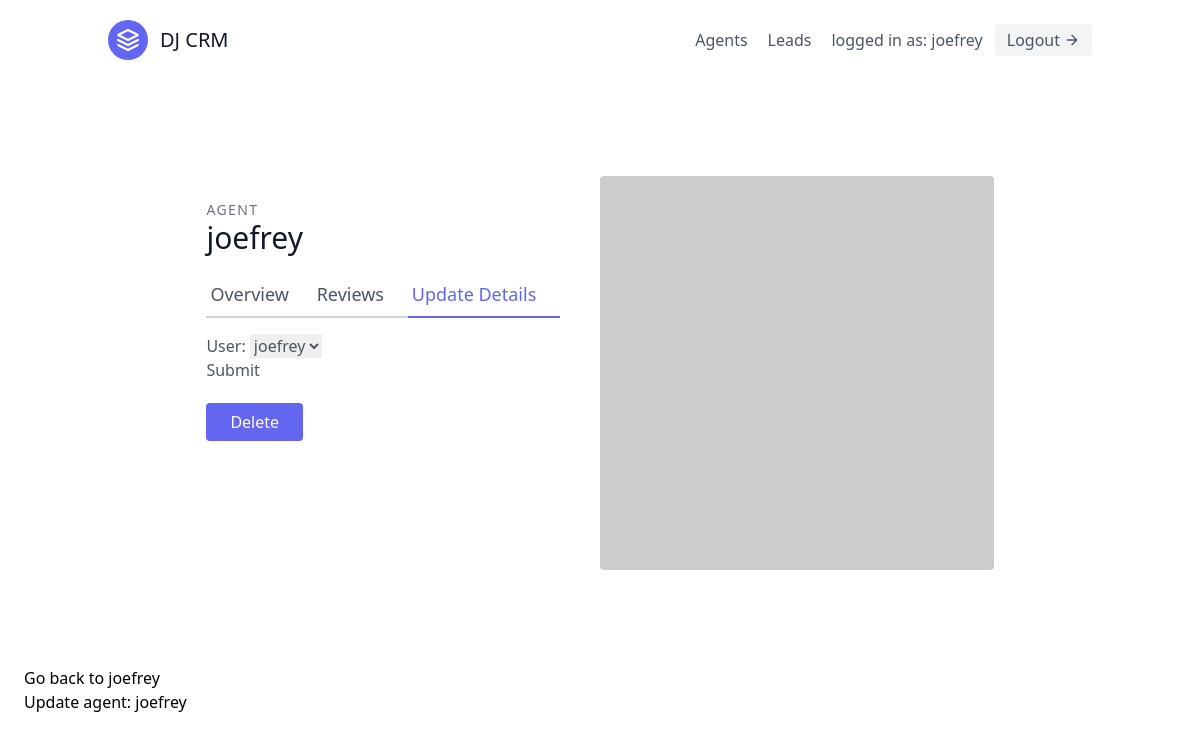
The page /agents/1/update (signed in) on the database its author committed.
### leads/models.py (models this page shows, shortened)
class User(AbstractUser):
  is_organizer = models.BooleanField(default=True)
  is_agent = models.BooleanField(default=False)

class Agent(models.Model):
  user = models.OneToOneField(User, on_delete=models.CASCADE)
  organization = models.ForeignKey(UserProfile, on_delete=models.CASCADE)

### agents/views.py (the view, shortened to what this page needs)
# urls.py: path('<int:pk>/update', AgentUpdateView.as_view(), name="agent-update"),
class AgentUpdateView(OrganizerLoginRequiredMixin, generic.UpdateView):
  template_name = "agents/agent_update.html"
  form_class = AgentModelForm
  def get_queryset(self):
    organization = self.request.user.userprofile
    return Agent.objects.filter(organization=organization)

### agents/forms.py
class AgentModelForm(forms.ModelForm):
  class Meta:
    model = Agent
    fields = [
      'user',
    ]

### agents/mixins.py (called while the page is built)
  def dispatch(self, request, *args, **kwargs):
    if not request.user.is_authenticated or not request.user.is_organizer:
      return redirect('leads:lead-list')
    return super().dispatch(request, *args, **kwargs)

### agents/templates/agents/agent_update.html (shortened to what this page needs)
{% extends 'base.html' %}
{% block content %}
<section class="text-gray-600 body-font overflow-hidden">
  <div class="container px-5 py-24 mx-auto">
    <div class="lg:w-4/5 mx-auto flex flex-wrap">
      <div class="lg:w-1/2 w-full lg:pr-10 lg:py-6 mb-6 lg:mb-0">
        <h2 class="text-sm title-font text-gray-500 tracking-widest">AGENT</h2>
        <h1 class="text-gray-900 text-3xl title-font font-medium mb-4">{{agent.user.username}}</h1>
        <div class="flex mb-4">
          <a href="{% url 'agents:agent-detail' agent.pk %}" class="flex-grow border-b-2 border-gray-300 py-2 text-lg px-1">
            Overview
          </a>
          <a class="flex-grow border-b-2 border-gray-300 py-2 text-lg px-1">
            Reviews
          </a>
          <a href="{% url 'agents:agent-update' agent.pk %}" class="flex-grow text-indigo-500 border-b-2 border-indigo-500 py-2 text-lg px-1 ">
            Update Details
          </a>
        </div>
        <form method="post" class="mb-7">
          {{form.as_p}}
          <button type="submit">Submit</button>
        </form>
        <a href="{% url 'agents:agent-delete' agent.pk %}" class="ml-auto text-white bg-indigo-500 border-0 py-2 px-6 focus:outline-none hover:bg-indigo-600 rounded">Delete</a>
      </div>
      <img alt="ecommerce" class="lg:w-1/2 w-full lg:h-auto h-64 object-cover object-center rounded" src="https://dummyimage.com/400x400">
    </div>
  </div>
</section>
  <a href="{% url 'agents:agent-detail' agent.pk %}">Go back to {{agent.user.username}}</a>
  <h1>Update agent: {{agent.user.username}}</h1>
{% endblock content %}

### templates/navbar.html (shortened to what this page needs)
<header class="text-gray-600 body-font">
  <div class="container mx-auto flex flex-wrap p-5 flex-col md:flex-row items-center">
    <a href="{% url 'landing-page' %}" class="flex title-font font-medium items-center text-gray-900 mb-4 md:mb-0">
      <svg xmlns="http://www.w3.org/2000/svg" fill="none" stroke="currentColor" stroke-linecap="round" stroke-linejoin="round" stroke-width="2" class="w-10 h-10 text-white p-2 bg-indigo-500 rounded-full" viewBox="0 0 24 24">
        <path d="M12 2L2 7l10 5 10-5-10-5zM2 17l10 5 10-5M2 12l10 5 10-5"></path>
      </svg>
      <span class="ml-3 text-xl">DJ CRM</span>
    </a>
    <nav class="md:ml-auto flex flex-wrap items-center text-base justify-center">
      {% if not request.user.is_authenticated %}
        <a href="{% url 'signup' %}" class="mr-5 hover:text-gray-900">Sign up</a>
      {% else %}
        {% if request.user.is_organizer %}
        <a href="{% url 'agents:agent-list' %}" class="mr-5 hover:text-gray-900">Agents</a>
        {% endif %}
        <a href="{% url 'leads:lead-list' %}" class="mr-5 hover:text-gray-900">Leads</a>
      {% endif %}
    </nav>
    {% if request.user.is_authenticated %}
      logged in as: {{ request.user.username }}
      <form method="post" action="{% url 'logout' %}">
      <button type="submit" class="ml-3 inline-flex items-center bg-gray-100 border-0 py-1 px-3 focus:outline-none hover:bg-gray-200 rounded text-base mt-4 md:mt-0">Logout
        <svg fill="none" stroke="currentColor" stroke-linecap="round" stroke-linejoin="round" stroke-width="2" class="w-4 h-4 ml-1" viewBox="0 0 24 24">
          <path d="M5 12h14M12 5l7 7-7 7"></path>
        </svg>
      </button>
    </form>
    {% endif %}
  </div>
</header>

### rows shown on the page
User: user.username "joefrey"
Agent: user.username "joefrey", user "joefrey"
